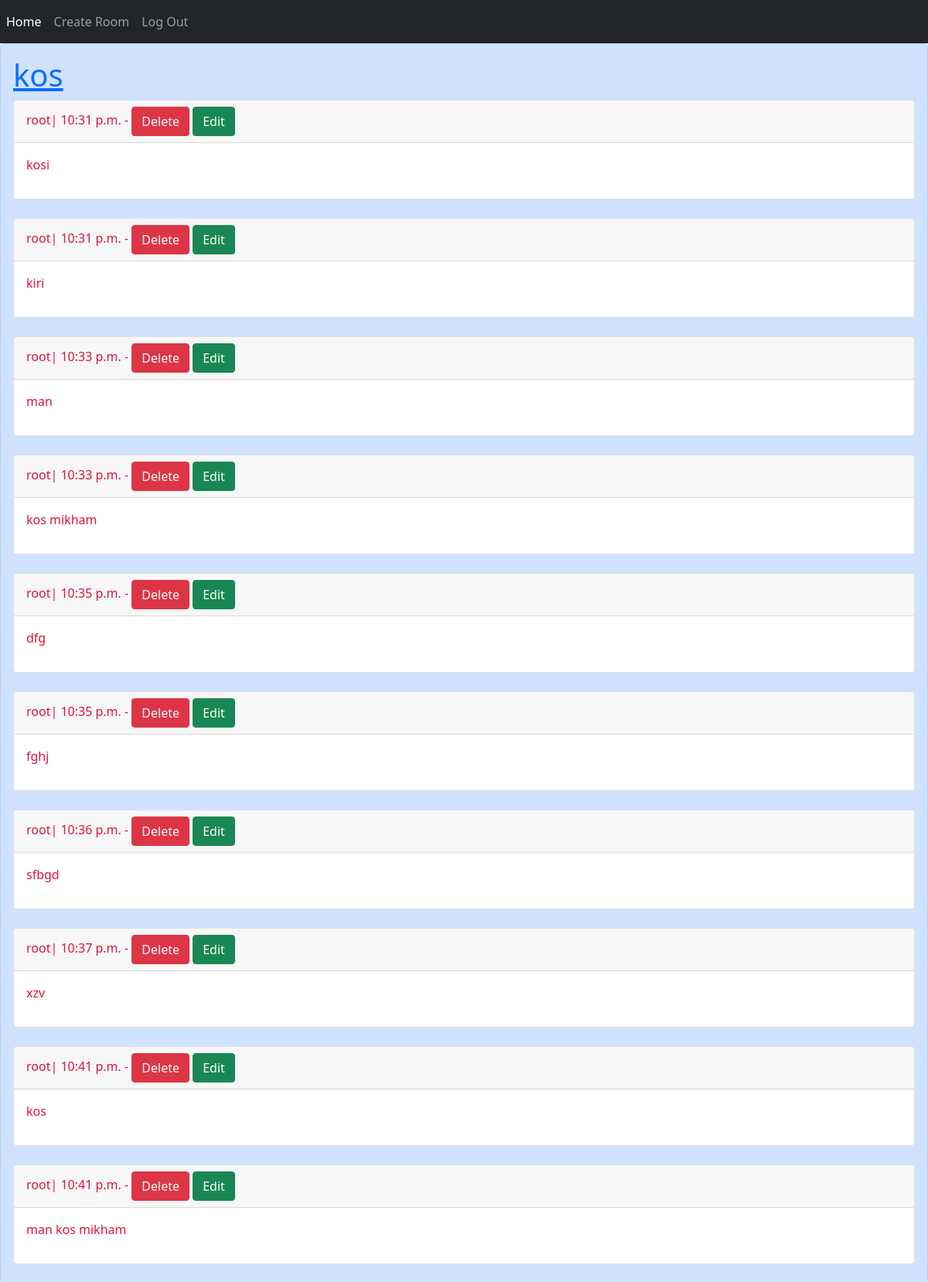
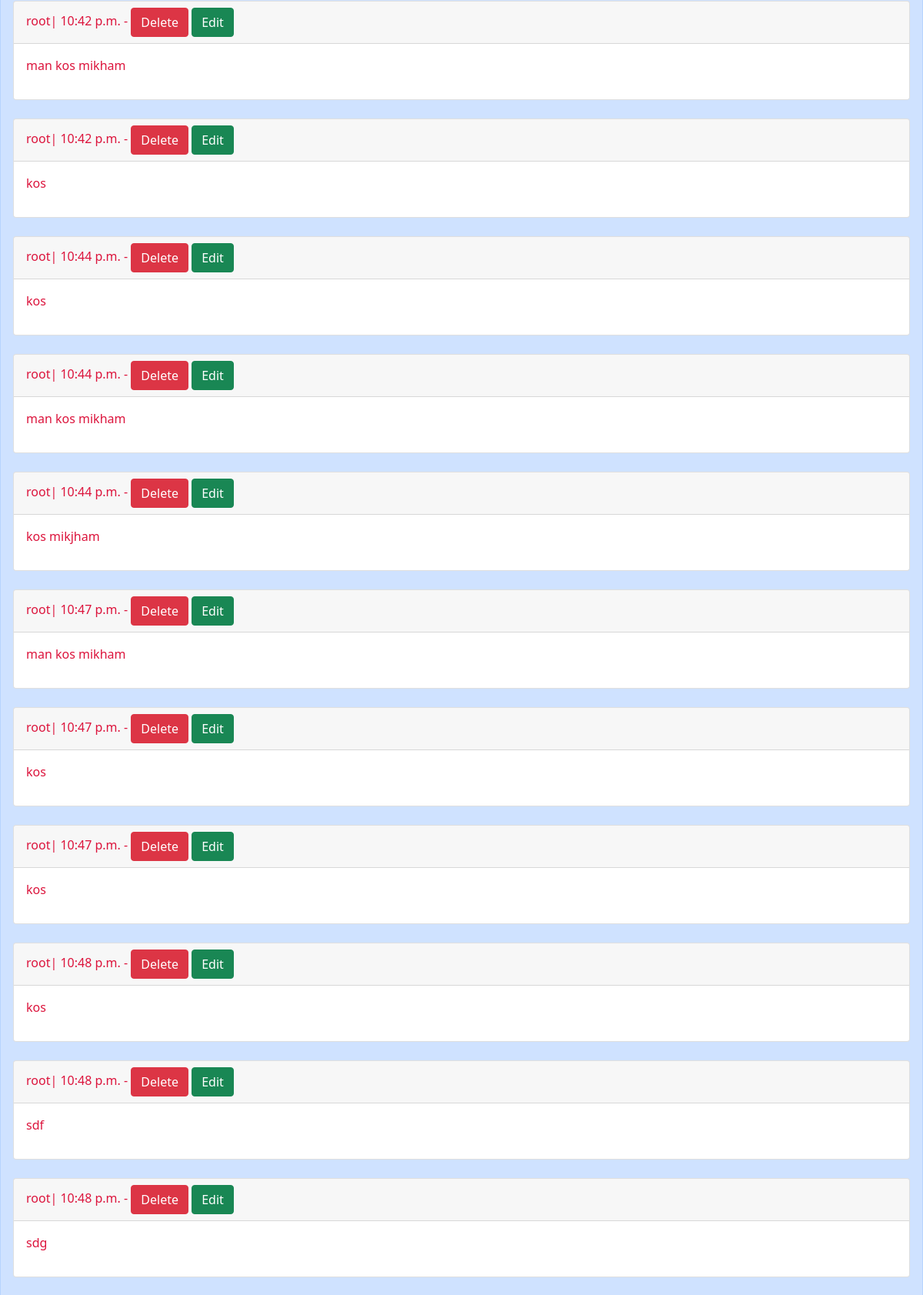
Page /edit_message/1/ (signed in, upper part) on the committed database (2 pictures, top to bottom).
### room/models.py (models this page shows, shortened)
class Room(models.Model):
    room_name = models.CharField(max_length=60)
    members = models.ManyToManyField(User, through='Membership')
    created_date = models.DateField(auto_now_add=True)
    slug = models.SlugField(max_length=60)
    is_private = models.BooleanField(default=False)
    password = models.CharField(max_length=50, default='', blank=not is_private, null=not is_private)

class Message(models.Model):
    user = models.ForeignKey(User, on_delete=models.CASCADE)
    body = models.CharField(max_length=200, null=True, blank=True)
    room = models.ForeignKey(Room, on_delete=models.CASCADE, blank=True, null=True)
    posted = models.TimeField(auto_now_add=True)

### account/models.py (models this page shows, shortened)
class User(PermissionsMixin, AbstractBaseUser):
    ROLES = (
             ('admin', 'Admin'),
             ('guest', 'Guest'),
    )
    username = models.CharField(max_length=50, unique=True)
    first_name = models.CharField(max_length=50, blank=True)
    last_name = models.CharField(max_length=50, blank=True)
    email = models.EmailField(max_length=50, unique=True)
    bio = models.TextField(max_length=1000, blank=True)
    role = models.CharField(max_length=50, choices=ROLES, default='guest')
    date_joined = models.DateTimeField(auto_now_add=True)
    is_superuser = models.BooleanField(default=False)
    is_active = models.BooleanField(default=True)
    is_staff = models.BooleanField(default=False)
    objects = CustomAccountManager()
    USERNAME_FIELD = 'username'
    REQUIRED_FIELDS = ['email']

### room/views.py (the view, shortened to what this page needs)
# urls.py: path('edit_message/<int:message_id>/', views.EditMessageView.as_view(), name='edit_message'),
class EditMessageView(LoginRequiredMixin, View):
    form_class = SendMessageForm
    def setup(self, request, *args, **kwargs):  # for performance. no need to query data base 3 times
        self.message_instance = Message.objects.get(id=kwargs['message_id'])
        return super().setup(request, *args, **kwargs)
    def dispatch(self, request, *args, **kwargs):
        message = self.message_instance
        if request.user.id != message.user.id:
            messages.error(request, 'you cant edit others posts', 'danger')
            return redirect('room:home')
        return super().dispatch(request, *args, **kwargs)
    def get(self, request, message_id):
        message = self.message_instance
        all_messages = Message.objects.filter(room=message.room)
        form = self.form_class(instance=message)
        return render(request, 'room/room_inside.html', {'form': form, 'room': message.room, 'message': all_messages})

### room/templates/room/room_inside.html (shortened to what this page needs)
{% extends 'main.html' %}
{% block body %}
    <a href="#"><h1> {{ room.room_name }} </h1></a>
    {% for msg in message %}
        {% if msg.user.id == request.user.id and not req_is_admin %}
            <div class="card" style="color: crimson">
                <p class="card-header">{{ msg.user.username }}| {{ msg.posted }}  -
                    <a href="{% url 'room:delete_message' msg.id %}"><button class="btn btn-danger"> Delete </button></a>
                    <a href="{% url 'room:edit_message' msg.id %}"><button class="btn btn-success"> Edit </button></a>
                </p>
                <p class="card-body">{{ msg.body }} </p>
            </div><br>
        {% elif msg.user.id != request.user.id and not req_is_admin %}
            <br>
        {% endif %}
    {% endfor %}
{% endblock %}

### templates/main.html (shortened to what this page needs)
<!DOCTYPE html>
<html lang="en">
<head>
<link href="https://cdn.jsdelivr.net/npm/bootstrap@5.1.3/dist/css/bootstrap.min.css"
          rel="stylesheet"
>
</head>
<body>
{% include 'include/navbar.html' %}
<div class = "alert alert-primary">
    {% block body %}{% endblock %}
</div>
</body>
</html>

### templates/include/navbar.html
<nav class="navbar navbar-expand-lg navbar-dark bg-dark">
    <div class="navbar-nav">
        <a class="nav-link active" aria-current="page" href="{% url 'room:home' %}">Home</a>
        {% if request.user.is_authenticated %}
            <a class="nav-link" href="{% url 'room:room_type' %}">Create Room</a>
            <a class="nav-link" href="{% url 'account:signout' %}">Log Out</a>
        {% else %}
            <a class="nav-link" href="{% url 'account:signin' %}">Login</a>
        {% endif %}
    </div>
</nav>

### rows in the picture
Room: room_name "kos"
Message: user.username "root", posted "10:31 p.m.", body "kosi"
Message: user.username "root", posted "10:31 p.m.", body "kiri"
Message: user.username "root", posted "10:33 p.m.", body "man"
Message: user.username "root", posted "10:33 p.m.", body "kos mikham"
Message: user.username "root", posted "10:35 p.m.", body "dfg"
Message: user.username "root", posted "10:35 p.m.", body "fghj"
Message: user.username "root", posted "10:36 p.m.", body "sfbgd"
Message: user.username "root", posted "10:37 p.m.", body "xzv"
Message: user.username "root", posted "10:41 p.m.", body "kos"
Message: user.username "root", posted "10:41 p.m.", body "man kos mikham"
Message: user.username "root", posted "10:42 p.m.", body "man kos mikham"
Message: user.username "root", posted "10:42 p.m.", body "kos"
Message: user.username "root", posted "10:44 p.m.", body "kos"
Message: user.username "root", posted "10:44 p.m.", body "man kos mikham"
Message: user.username "root", posted "10:44 p.m.", body "kos mikjham"
Message: user.username "root", posted "10:47 p.m.", body "man kos mikham"
Message: user.username "root", posted "10:47 p.m.", body "kos"
Message: user.username "root", posted "10:47 p.m.", body "kos"
Message: user.username "root", posted "10:48 p.m.", body "kos"
Message: user.username "root", posted "10:48 p.m.", body "sdf"
Message: user.username "root", posted "10:48 p.m.", body "sdg"
